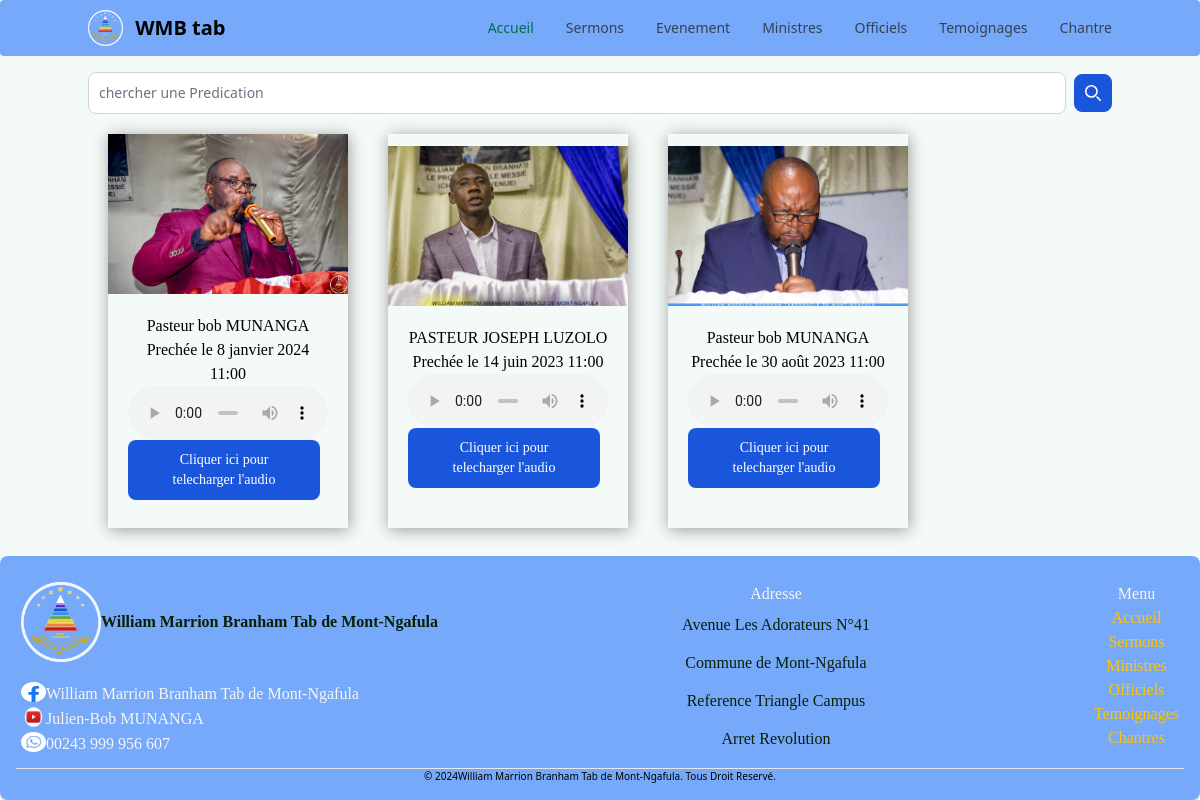
The app's page /sermons/ with its own data.
### sermons/models.py (models this page shows, shortened)
class Sermons(models.Model):
    titre = models.CharField(max_length=100, blank=False)
    image = models.ImageField(blank=True, upload_to='sermons')
    orateur = models.ForeignKey(Orateur, on_delete=models.SET_NULL, null=True)
    date = models.DateTimeField(default=now, null=True)
    lien = models.URLField(max_length=200, blank=True, null=True)
    audio = models.FileField(blank=True, upload_to='audio')
    Theme = models.ForeignKey(Theme, on_delete=models.SET_NULL, null=True)
    class Meta:
        verbose_name = 'Sermon'

class Orateur(models.Model):
    Noms = models.CharField(max_length=100, blank=False)
    Provenance = models.CharField(max_length = 50, blank = True, null = True)
    def __str__(self):
        return self.Noms

### church/views.py (the view)
# urls.py: path('sermons/', sermons, name="sermons"),
def sermons(request, *args, **kwargs):
    sermon = Sermons.objects.all()
    if request.method == "GET":
        titre = request.GET.get('recherche')
        if titre is not None:
            sermon = Sermons.objects.filter(titre__icontains=titre)
    return render(request, 'sermons.html', context={"dba": sermon})

### templates/sermons.html (shortened to what this page needs)
{% extends "_base.html" %}
{% load static %}
{% block content %}
<form class="flex items-center max-w-sm mx-auto">
    <div class="relative w-full">
        <input type="text" id="simple-search"
            class="bg-gray-50 border border-gray-300 text-gray-900 text-sm rounded-lg focus:ring-blue-500 focus:border-blue-500 block w-full ps-10 p-2.5  dark:bg-gray-700 dark:border-gray-600 dark:placeholder-gray-400 dark:text-white dark:focus:ring-blue-500 dark:focus:border-blue-500"
            placeholder="chercher une Predication" name="recherche" required />
    </div>
    <button type="submit"
        class="p-2.5 ms-2 text-sm font-medium text-white bg-blue-700 rounded-lg border border-blue-700 hover:bg-blue-800 focus:ring-4 focus:outline-none focus:ring-blue-300 dark:bg-blue-600 dark:hover:bg-blue-700 dark:focus:ring-blue-800">
        <svg class="w-4 h-4" aria-hidden="true" xmlns="http://www.w3.org/2000/svg" fill="none" viewBox="0 0 20 20">
            <path stroke="currentColor" stroke-linecap="round" stroke-linejoin="round" stroke-width="2"
                d="m19 19-4-4m0-7A7 7 0 1 1 1 8a7 7 0 0 1 14 0Z" />
        </svg>
    </button>
</form>
<div class="flex-card">
      {% for sermon in dba %}
    <div class="class="flex-initial md:flex flex-col" id="sermon_id">
        <img class="card-img-top" src="{{ sermon.image.url }}" alt="Card image">
        <div class="">
          <h4 class="card-title">{{ sermon.orateur }} </h4>
          <p class="card-text">Prechée le {{ sermon.date }} </p>
          <p class="card-text"><audio src="{{ sermon.audio.url }}" controls style="width: 200px;"></audio></p>
          <a href="{{ sermon.audio.url }}" class="text-white bg-blue-700 hover:bg-blue-800 focus:ring-4 focus:ring-blue-300 font-medium rounded-lg text-sm px-5 py-2.5 me-2 mb-2 dark:bg-blue-600 dark:hover:bg-blue-700 focus:outline-none dark:focus:ring-blue-800">Cliquer ici pour telecharger l'audio</a>
        </div>
    </div>
      {% endfor %}
</div>
{% endblock content %}

### church/static/css/styleend.css (style rules this page uses)
#sermon_id { width: 90%; box-shadow: 1px 2px 15px #9c9b9b; }
.flex-card { display: flex; width: 400px; height: auto; }
.flex-card div { display: flex; flex-wrap: wrap; flex-direction: column; align-items: center; justify-content: center; text-align: center; margin: 20px; font-family: poppins; }
#sermon_id { box-shadow: 1px 2px 15px #9c9b9b; }

### church/static/css/style.css (style rules this page uses)
body { margin: 0px; padding: 0px; }

### templates/_base.html (style rules this page uses)
html, body { height: 100%; margin: 0; display: flex; flex-direction: column; }

### records on screen
Sermons: image (picture), orateur "Pasteur bob MUNANGA", date "8 janvier 2024 11:00"
Sermons: image (picture), orateur "PASTEUR JOSEPH LUZOLO", date "14 juin 2023 11:00"
Sermons: image (picture), orateur "Pasteur bob MUNANGA", date "30 août 2023 11:00"
